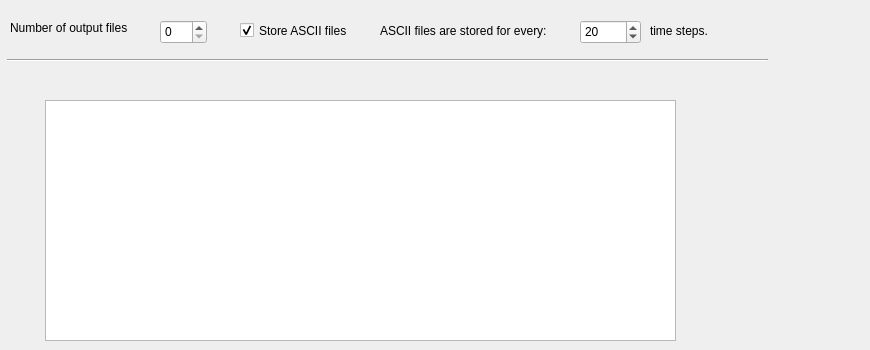
      <widget class="QWidget" name="tab_9">
       <attribute name="title">
        <string>Output</string>
       </attribute>
       <widget class="QSpinBox" name="nOutFiles">
        <property name="geometry">
         <rect>
          <x>160</x>
          <y>20</y>
          <width>47</width>
          <height>24</height>
         </rect>
        </property>
        <property name="maximum">
         <number>9</number>
        </property>
       </widget>
       <widget class="QLabel" name="label">
        <property name="geometry">
         <rect>
          <x>10</x>
          <y>20</y>
          <width>151</width>
          <height>16</height>
         </rect>
        </property>
        <property name="text">
         <string>Number of output files</string>
        </property>
       </widget>
       <widget class="Line" name="line_28">
        <property name="geometry">
         <rect>
          <x>7</x>
          <y>50</y>
          <width>761</width>
          <height>20</height>
         </rect>
        </property>
        <property name="orientation">
         <enum>Qt::Horizontal</enum>
        </property>
       </widget>
       <widget class="QTableWidget" name="tableWidget">
        <property name="geometry">
         <rect>
          <x>45</x>
          <y>100</y>
          <width>631</width>
          <height>241</height>
         </rect>
        </property>
       </widget>
       <widget class="QCheckBox" name="storeAscii_onOff">
        <property name="geometry">
         <rect>
          <x>240</x>
          <y>20</y>
          <width>121</width>
          <height>21</height>
         </rect>
        </property>
        <property name="text">
         <string>Store ASCII files</string>
        </property>
        <property name="checked">
         <bool>true</bool>
        </property>
       </widget>
       <widget class="QSpinBox" name="nASCII">
        <property name="geometry">
         <rect>
          <x>580</x>
          <y>20</y>
          <width>61</width>
          <height>24</height>
         </rect>
        </property>
        <property name="maximum">
         <number>1000</number>
        </property>
        <property name="value">
         <number>20</number>
        </property>
       </widget>
       <widget class="QLabel" name="ACCII_label">
        <property name="geometry">
         <rect>
          <x>380</x>
          <y>20</y>
          <width>211</width>
          <height>21</height>
         </rect>
        </property>
        <property name="text">
         <string>ASCII files are stored for every:</string>
        </property>
       </widget>
       <widget class="QLabel" name="ASCII_label2">
        <property name="geometry">
         <rect>
          <x>650</x>
          <y>20</y>
          <width>211</width>
          <height>21</height>
         </rect>
        </property>
        <property name="text">
         <string>time steps.</string>
        </property>
       </widget>
      </widget>
